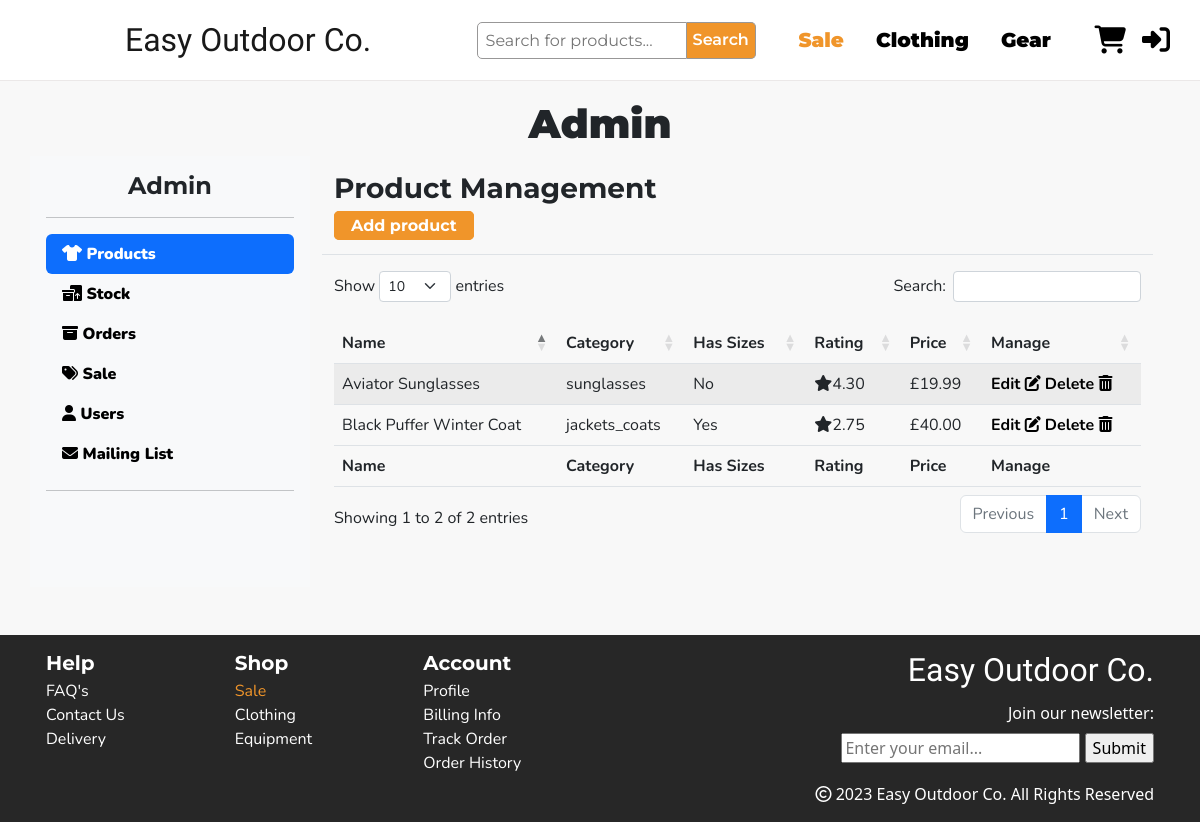
Before: /manage/ with the older database file.
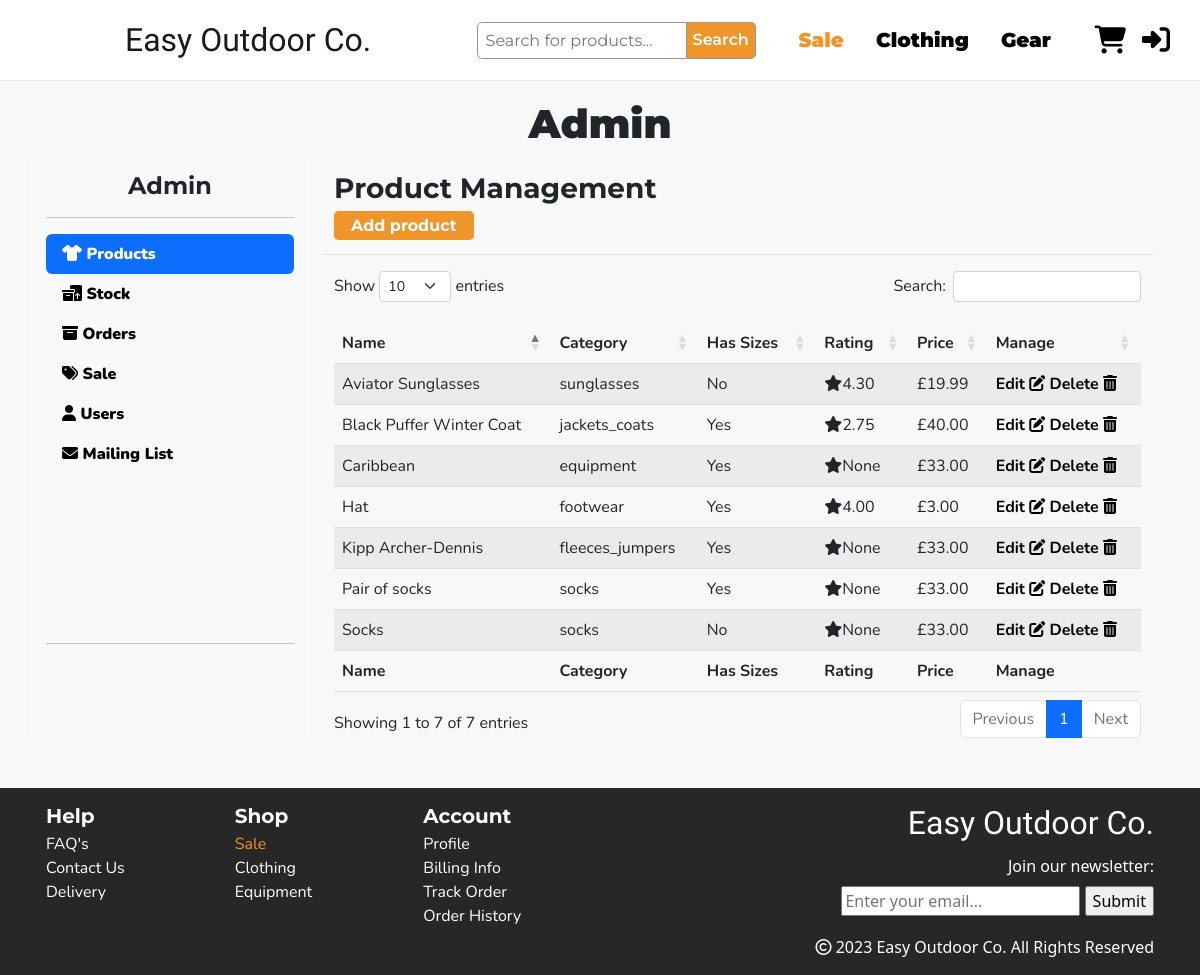
After: the same page with the newer database file.
### products/models.py (models this page shows, shortened)
class Product(models.Model):
    category = models.ForeignKey('Category', null=True, on_delete=models.SET_NULL)
    name = models.CharField(max_length=200)
    desc = models.TextField()
    slug = models.SlugField(max_length=50, unique=True, blank=True, null=True)
    has_sizes = models.BooleanField(blank=False, default=True)
    price = models.DecimalField(max_digits=6, decimal_places=2)
    sale_price = models.DecimalField(max_digits=6, decimal_places=2, null=True, blank=True)
    rating = models.DecimalField(max_digits=4, decimal_places=2, null=True, blank=True, validators=[MaxValueValidator(5)])
    image = models.ImageField(null=True, blank=True)
    image_url = models.URLField(null=True, blank=True)
    def __str__(self):
        return self.name

class Category(models.Model):
    class Meta:
        verbose_name_plural = 'Categories'
    name = models.CharField(max_length=200)
    friendly_name = models.CharField(max_length=200, null=True, blank=True)
    def __str__(self):
        return self.name

### manage_site/views.py (the view)
# urls.py: path('manage/', include('manage_site.urls')),
def manage_site(request):
    template = 'manage_site/manage-site.html'
    products = Product.objects.all()
    size_stock = SizeStock.objects.all()
    regular_stock = RegularStock.objects.all()
    orders = Order.objects.all()
    context = {
        'products': products,
        'regular_stock': regular_stock,
        'size_stock': size_stock,
        'orders': orders,
    }
    return render(request, template, context)

### basket/contexts.py (called while the page is built, shortened)
def basket_contents(request):
    basket_items = []
    total = 0
    product_count = 0
    basket = request.session.get('basket', {})
    if total < settings.FREE_DELIVERY_THRESHOLD:
        delivery = total * Decimal(settings.STANDARD_DELIVERY_PERCENTAGE)
        free_delivery_delta = settings.FREE_DELIVERY_THRESHOLD - total
    else:
        delivery = 0
        free_delivery_delta = 0
    grand_total = delivery + total
    context = {
        'basket_items': basket_items,
        'total': total,
        'product_count': product_count,
        'delivery': delivery,
        'free_delivery_delta': free_delivery_delta,
        'grand_total': grand_total,
    }
    return context

### manage_site/templates/manage_site/manage-site.html (shortened to what this page needs)
{% extends "base.html" %}
{% load static %}
{% load basket_tools %}
{% block extra_css %}
<link rel="stylesheet" href="{% static 'css/manage_site.css' %}">
{% endblock %}
{% block content %}
<section class="admin-section">
    <div class="container pb-5">
        <div class="row">
            <h2 class="px-3 fs-1 fw-bold text-center">Admin</h2>
        </div>
        <div class="row">
            <div class="col-2 d-flex flex-column flex-shrink-0 p-3 bg-light" style="width: 280px;">
                <h3 class="fs-4 m-0 text-center fw-bold">Admin</h3>
                <hr>
                <ul class="nav nav-pills flex-column mb-auto">
                    <li class="nav-item">
                        <a href="#" class="nav-link active" aria-current="page">
                            <i class="fa-solid fa-shirt"></i>
                            Products
                        </a>
                    </li>
                    <li>
                        <a href="#" class="nav-link">
                            <i class="fa-solid fa-boxes-packing"></i>
                            Stock
                        </a>
                    </li>
                    <li>
                        <a href="#" class="nav-link">
                            <i class="fa-solid fa-box-archive"></i>
                            Orders
                        </a>
                    </li>
                    <li>
                        <a href="#" class="nav-link">
                            <i class="fa-solid fa-tags"></i>
                            Sale
                        </a>
                    </li>
                    <li>
                        <a href="#" class="nav-link">
                            <i class="fa-solid fa-user"></i>
                            Users
                        </a>
                    </li>
                    <li>
                        <a href="#" class="nav-link">
                            <i class="fa-solid fa-envelope"></i>
                            Mailing List
                        </a>
                    </li>
                </ul>
                <hr>
                <div class="dropdown">
                    <div class="logo"></div>
                </div>
            </div>
            <div class="col-12 col-md-9">
                <div class="container">
                    <div class="admin-db" id="manage-products">
                        {% include 'manage_site/includes/manage-products.html' %}
                    </div>
                </div>
            </div>
</section>
{% endblock %}

### manage_site/templates/manage_site/includes/manage-products.html
<div class="row border-bottom mb-3">
    <div class="my-3">
        <h3 class="fw-bold">Product Management</h3>
        <a class="shop-btn px-3 py-1 text-decoration-none" href="{% url 'add-product' %}">Add
            product</a>
    </div>
</div>
<table id="productTable" class="table table-striped data-table" style="width:100%">
    <thead>
        <tr>
            <th>Name</th>
            <th class="d-none d-md-table-cell">Category</th>
            <th class="d-none d-md-table-cell">Has Sizes</th>
            <th class="d-none d-md-table-cell">Rating</th>
            <th>Price</th>
            <th>Manage</th>
        </tr>
    </thead>
    <tbody>
        {% for product in products %}
        <tr>
            <td>{{ product }}</td>
            <td class="d-none d-md-table-cell">{{ product.category }}</td>
            {% if product.has_sizes %}
            <td class="d-none d-md-table-cell">Yes</td>
            {% else %}
            <td class="d-none d-md-table-cell">No</td>
            {% endif %}
            <td class="d-none d-md-table-cell"><i class="fa-solid fa-star"></i>{{ product.rating }}</td>
            <td>£{{ product.price }}</td>
            <td>
                <a class="fw-bold" href="{% url 'update-product' pk=product.id %}">Edit
                    <i class="fa-solid fa-pen-to-square"></i></a>
                <a class="fw-bold" href="{% url 'delete-product' pk=product.id %}">Delete
                    <i class="fa-solid fa-trash-can"></i></a>
            </td>
        </tr>
        {% endfor %}
    </tbody>
    <tfoot>
        <tr>
            <th>Name</th>
            <th class="d-none d-md-table-cell">Category</th>
            <th class="d-none d-md-table-cell">Has Sizes</th>
            <th class="d-none d-md-table-cell">Rating</th>
            <th>Price</th>
            <th>Manage</th>
        </tr>
    </tfoot>
</table>

Changed rows visible on the page:
added Product: name "Hat", category "footwear", has_sizes "Yes", rating "4.00", price "3.00"
added Product: name "Kipp Archer-Dennis", category "fleeces_jumpers", has_sizes "Yes", rating "None", price "33.00"
added Product: name "Caribbean", category "equipment", has_sizes "Yes", rating "None", price "33.00"
added Product: name "Socks", category "socks", has_sizes "No", rating "None", price "33.00"
added Product: name "Pair of socks", category "socks", has_sizes "Yes", rating "None", price "33.00"
Other visible differences:
text written by a page script: "Show entries Search: Showing 1 to 2 of 2 entries Previous 1 Next" → "Show entries Search: Showing 1 to 7 of 7 entries Previous 1 Next"
